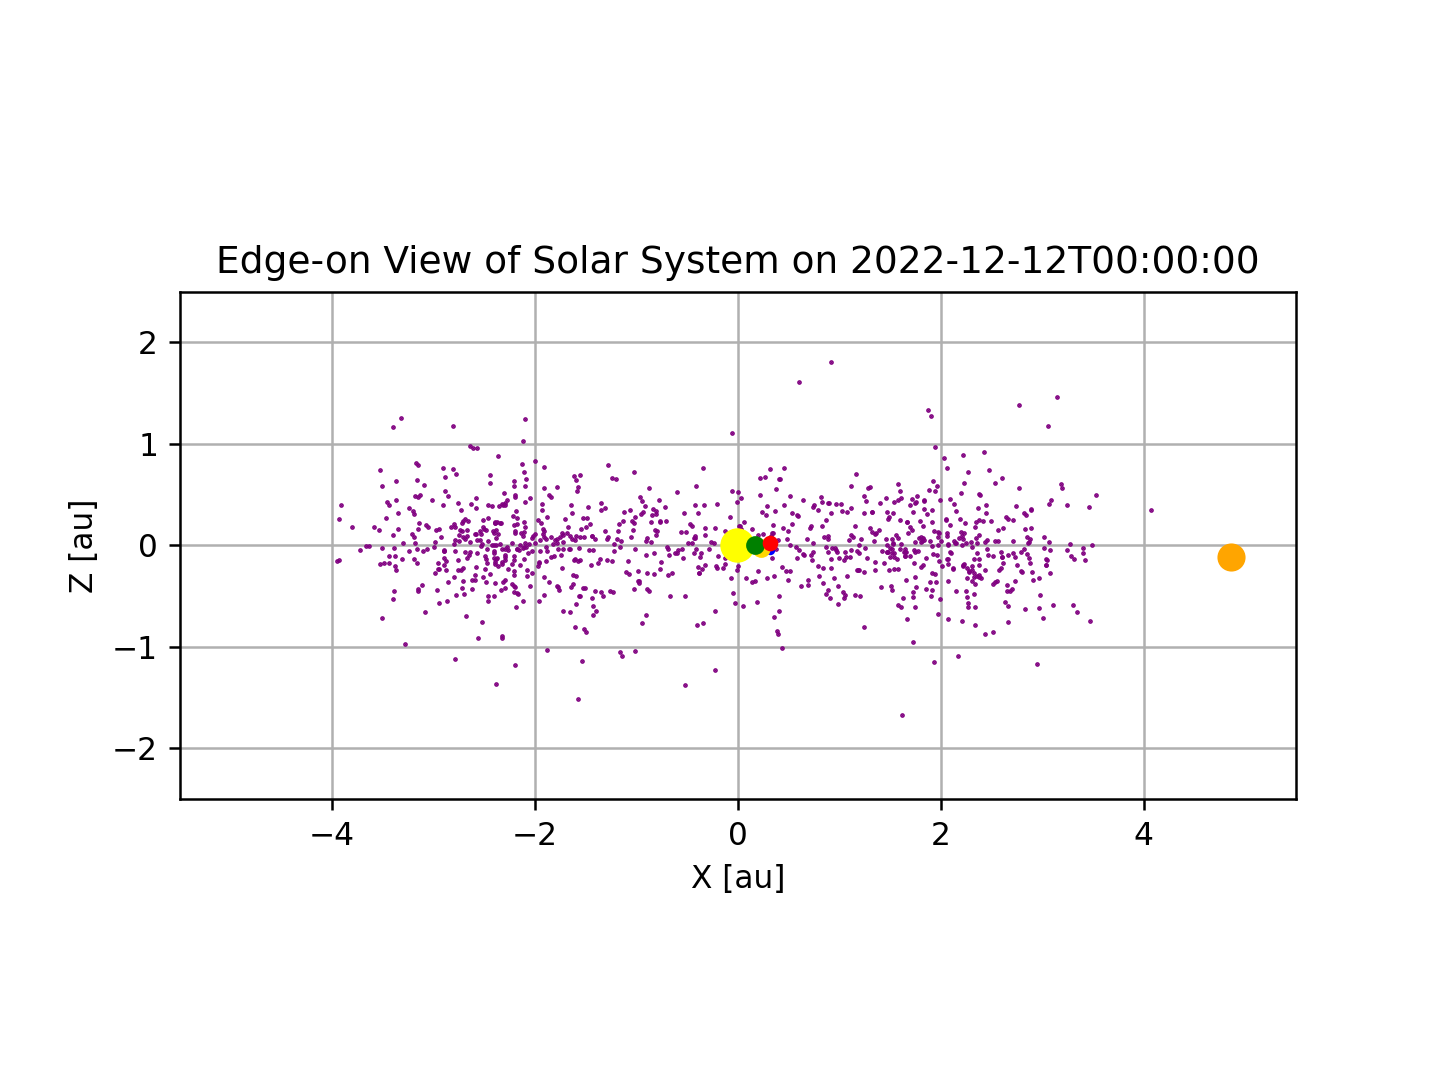

Here is the Python script that generated this plot:
#!/usr/pkg/bin/python3.9

#
# Time-stamp: <2022/12/11 21:49:55 (CST) daisuke>
#

# importing numpy module
import numpy

# importing astropy module
import astropy.time

# importing astroquery module
import astroquery.jplhorizons

# importing matplotlib module
import matplotlib.figure
import matplotlib.backends.backend_agg

# file name
file_fig = 'ai202209_s13_02_06.eps'

# date/time
t_str = '2022-12-12T00:00:00'
t     = astropy.time.Time (t_str, scale='utc', format='isot')

# target list
# Sun, Mercury, Venus, Earth, Mars, Jupiter, Saturn, Uranus, Neptune, Pluto
dic_target = {
    '10':  'Sun',
    '199': 'Mercury',
    '299': 'Venus',
    '399': 'Earth',
    '499': 'Mars',
    '599': 'Jupiter',
    '699': 'Saturn',
    '799': 'Uranus',
    '899': 'Neptune',
    '999': 'Pluto'
}

# marker size
sizes   = [10, 2, 5, 5, 4, 8, 8, 6, 6, 2]
colours = ['yellow', 'blue', 'gold', 'green', 'red', \
           'orange', 'brown', 'lime', 'indigo', 'slategrey']

# number of asteroids to be plotted
n_asteroids = 1000

# making objects "fig", "canvas", and "ax"
fig    = matplotlib.figure.Figure ()
canvas = matplotlib.backends.backend_agg.FigureCanvasAgg (fig)
ax     = fig.add_subplot (111)

# labels
ax.set_xlabel ('X [au]')
ax.set_ylabel ('Z [au]')

# axes
ax.set_xlim (-5.5, 5.5)
ax.set_ylim (-2.5, 2.5)
ax.set_aspect ('equal')
ax.grid ()

# empty numpy array to store data
asteroid_x = numpy.array ([])
asteroid_y = numpy.array ([])
    
# getting positions of asteroids
for i in range (n_asteroids):
    # querying JPL Horizons
    i_str = str (i + 1)
    if ( (i + 1) % 10 == 0):
        print (f"progress: {i + 1:4d} / {n_asteroids:4d}")

    # query for Horizons System
    obj = astroquery.jplhorizons.Horizons (id=i_str, id_type='smallbody', \
                                           location='@ssb', \
                                           epochs=t.jd)
    
    # state vector of the target object
    vec = obj.vectors ()

    # appending data to numpy arrays
    asteroid_x = numpy.append (asteroid_x, vec['x'][0])
    asteroid_y = numpy.append (asteroid_y, vec['z'][0])

ax.plot (asteroid_x, asteroid_y, '.', markersize=1, color='purple', \
         label='asteroids')
    
# getting positions of the Sun and planets
for i,n in enumerate (dic_target):
    # querying JPL Horizons
    obj = astroquery.jplhorizons.Horizons (id=n, id_type=None, \
                                           location='@ssb', \
                                           epochs=t.jd)
    
    # state vector of the target object
    vec = obj.vectors ()

    # plotting data
    if (i < 6):
        ax.plot (vec['x'], vec['z'], marker='o', markersize=sizes[i], \
                 color=colours[i], label=dic_target[n])

# title
ax.set_title (f"Edge-on View of Solar System on {t_str}")

# saving the plot into a file
fig.savefig (file_fig, dpi=225)
